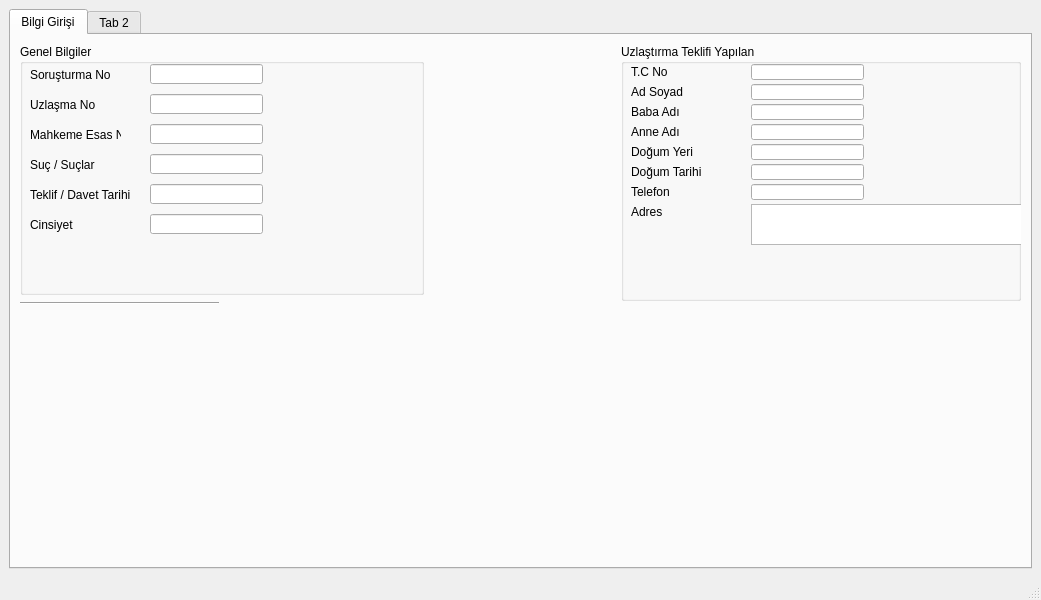
<?xml version="1.0" encoding="UTF-8"?>
<ui version="4.0">
 <class>MainWindow</class>
 <widget class="QMainWindow" name="MainWindow">
  <property name="geometry">
   <rect>
    <x>0</x>
    <y>0</y>
    <width>1041</width>
    <height>600</height>
   </rect>
  </property>
  <property name="windowTitle">
   <string>MainWindow</string>
  </property>
  <widget class="QWidget" name="centralwidget">
   <layout class="QGridLayout" name="gridLayout">
    <item row="0" column="0">
     <widget class="QTabWidget" name="tabWidget">
      <widget class="QWidget" name="tab">
       <attribute name="title">
        <string>Bilgi Girişi</string>
       </attribute>
       <layout class="QGridLayout" name="gridLayout_2">
        <item row="3" column="2">
         <spacer name="verticalSpacer">
          <property name="orientation">
           <enum>Qt::Vertical</enum>
          </property>
          <property name="sizeHint" stdset="0">
           <size>
            <width>20</width>
            <height>232</height>
           </size>
          </property>
         </spacer>
        </item>
        <item row="0" column="0" colspan="2">
         <widget class="QGroupBox" name="groupBox">
          <property name="minimumSize">
           <size>
            <width>300</width>
            <height>200</height>
           </size>
          </property>
          <property name="title">
           <string>Genel Bilgiler</string>
          </property>
          <widget class="QLabel" name="label_2">
           <property name="geometry">
            <rect>
             <x>10</x>
             <y>50</y>
             <width>91</width>
             <height>21</height>
            </rect>
           </property>
           <property name="text">
            <string>Uzlaşma No</string>
           </property>
          </widget>
          <widget class="QLabel" name="label">
           <property name="geometry">
            <rect>
             <x>10</x>
             <y>20</y>
             <width>91</width>
             <height>21</height>
            </rect>
           </property>
           <property name="text">
            <string>Soruşturma No</string>
           </property>
          </widget>
          <widget class="QLineEdit" name="lineEdit_3">
           <property name="geometry">
            <rect>
             <x>130</x>
             <y>80</y>
             <width>113</width>
             <height>20</height>
            </rect>
           </property>
          </widget>
          <widget class="QLabel" name="label_4">
           <property name="geometry">
            <rect>
             <x>10</x>
             <y>110</y>
             <width>91</width>
             <height>21</height>
            </rect>
           </property>
           <property name="text">
            <string>Suç / Suçlar</string>
           </property>
          </widget>
          <widget class="QLineEdit" name="lineEdit_5">
           <property name="geometry">
            <rect>
             <x>130</x>
             <y>140</y>
             <width>113</width>
             <height>20</height>
            </rect>
           </property>
          </widget>
          <widget class="QLabel" name="label_6">
           <property name="geometry">
            <rect>
             <x>10</x>
             <y>170</y>
             <width>111</width>
             <height>21</height>
            </rect>
           </property>
           <property name="text">
            <string>Cinsiyet</string>
           </property>
          </widget>
          <widget class="QLineEdit" name="lineEdit_2">
           <property name="geometry">
            <rect>
             <x>130</x>
             <y>50</y>
             <width>113</width>
             <height>20</height>
            </rect>
           </property>
          </widget>
          <widget class="QLabel" name="label_5">
           <property name="geometry">
            <rect>
             <x>10</x>
             <y>140</y>
             <width>111</width>
             <height>21</height>
            </rect>
           </property>
           <property name="text">
            <string>Teklif / Davet Tarihi</string>
           </property>
          </widget>
          <widget class="QLineEdit" name="lineEdit_6">
           <property name="geometry">
            <rect>
             <x>130</x>
             <y>170</y>
             <width>113</width>
             <height>20</height>
            </rect>
           </property>
          </widget>
          <widget class="QLineEdit" name="lineEdit">
           <property name="geometry">
            <rect>
             <x>130</x>
             <y>20</y>
             <width>113</width>
             <height>20</height>
            </rect>
           </property>
          </widget>
          <widget class="QLabel" name="label_3">
           <property name="geometry">
            <rect>
             <x>10</x>
             <y>80</y>
             <width>91</width>
             <height>21</height>
            </rect>
           </property>
           <property name="text">
            <string>Mahkeme Esas No</string>
           </property>
          </widget>
          <widget class="QLineEdit" name="lineEdit_4">
           <property name="geometry">
            <rect>
             <x>130</x>
             <y>110</y>
             <width>113</width>
             <height>20</height>
            </rect>
           </property>
          </widget>
         </widget>
        </item>
        <item row="0" column="3" rowspan="2">
         <widget class="QGroupBox" name="groupBox_2">
          <property name="minimumSize">
           <size>
            <width>400</width>
            <height>250</height>
           </size>
          </property>
          <property name="title">
           <string>Uzlaştırma Teklifi Yapılan</string>
          </property>
          <widget class="QLabel" name="label_7">
           <property name="geometry">
            <rect>
             <x>10</x>
             <y>20</y>
             <width>111</width>
             <height>16</height>
            </rect>
           </property>
           <property name="text">
            <string>T.C No</string>
           </property>
          </widget>
          <widget class="QLineEdit" name="lineEdit_7">
           <property name="geometry">
            <rect>
             <x>130</x>
             <y>20</y>
             <width>113</width>
             <height>16</height>
            </rect>
           </property>
          </widget>
          <widget class="QLabel" name="label_8">
           <property name="geometry">
            <rect>
             <x>10</x>
             <y>40</y>
             <width>111</width>
             <height>16</height>
            </rect>
           </property>
           <property name="text">
            <string>Ad Soyad</string>
           </property>
          </widget>
          <widget class="QLineEdit" name="lineEdit_8">
           <property name="geometry">
            <rect>
             <x>130</x>
             <y>40</y>
             <width>113</width>
             <height>16</height>
            </rect>
           </property>
          </widget>
          <widget class="QLabel" name="label_9">
           <property name="geometry">
            <rect>
             <x>10</x>
             <y>60</y>
             <width>111</width>
             <height>16</height>
            </rect>
           </property>
           <property name="text">
            <string>Baba Adı</string>
           </property>
          </widget>
          <widget class="QLineEdit" name="lineEdit_9">
           <property name="geometry">
            <rect>
             <x>130</x>
             <y>60</y>
             <width>113</width>
             <height>16</height>
            </rect>
           </property>
          </widget>
          <widget class="QLabel" name="label_10">
           <property name="geometry">
            <rect>
             <x>10</x>
             <y>80</y>
             <width>111</width>
             <height>16</height>
            </rect>
           </property>
           <property name="text">
            <string>Anne Adı</string>
           </property>
          </widget>
          <widget class="QLineEdit" name="lineEdit_10">
           <property name="geometry">
            <rect>
             <x>130</x>
             <y>80</y>
             <width>113</width>
             <height>16</height>
            </rect>
           </property>
          </widget>
          <widget class="QLabel" name="label_11">
           <property name="geometry">
            <rect>
             <x>10</x>
             <y>100</y>
             <width>111</width>
             <height>16</height>
            </rect>
           </property>
           <property name="text">
            <string>Doğum Yeri</string>
           </property>
          </widget>
          <widget class="QLineEdit" name="lineEdit_11">
           <property name="geometry">
            <rect>
             <x>130</x>
             <y>100</y>
             <width>113</width>
             <height>16</height>
            </rect>
           </property>
          </widget>
          <widget class="QLabel" name="label_12">
           <property name="geometry">
            <rect>
             <x>10</x>
             <y>120</y>
             <width>111</width>
             <height>16</height>
            </rect>
           </property>
           <property name="text">
            <string>Doğum Tarihi</string>
           </property>
          </widget>
          <widget class="QLineEdit" name="lineEdit_12">
           <property name="geometry">
            <rect>
             <x>130</x>
             <y>120</y>
             <width>113</width>
             <height>16</height>
            </rect>
           </property>
          </widget>
          <widget class="QLabel" name="label_13">
           <property name="geometry">
            <rect>
             <x>10</x>
             <y>140</y>
             <width>111</width>
             <height>16</height>
            </rect>
           </property>
           <property name="text">
            <string>Telefon</string>
           </property>
          </widget>
          <widget class="QLineEdit" name="lineEdit_13">
           <property name="geometry">
            <rect>
             <x>130</x>
             <y>140</y>
             <width>113</width>
             <height>16</height>
            </rect>
           </property>
          </widget>
          <widget class="QLabel" name="label_14">
           <property name="geometry">
            <rect>
             <x>10</x>
             <y>160</y>
             <width>111</width>
             <height>16</height>
            </rect>
           </property>
           <property name="text">
            <string>Adres</string>
           </property>
          </widget>
          <widget class="QTextEdit" name="textEdit">
           <property name="geometry">
            <rect>
             <x>130</x>
             <y>160</y>
             <width>311</width>
             <height>41</height>
            </rect>
           </property>
          </widget>
         </widget>
        </item>
        <item row="0" column="2">
         <spacer name="verticalSpacer_2">
          <property name="orientation">
           <enum>Qt::Vertical</enum>
          </property>
          <property name="sizeHint" stdset="0">
           <size>
            <width>191</width>
            <height>130</height>
           </size>
          </property>
         </spacer>
        </item>
        <item row="1" column="0" rowspan="2">
         <widget class="Line" name="line">
          <property name="orientation">
           <enum>Qt::Horizontal</enum>
          </property>
         </widget>
        </item>
       </layout>
      </widget>
      <widget class="QWidget" name="tab_2">
       <attribute name="title">
        <string>Tab 2</string>
       </attribute>
      </widget>
     </widget>
    </item>
   </layout>
  </widget>
  <widget class="QMenuBar" name="menubar">
   <property name="geometry">
    <rect>
     <x>0</x>
     <y>0</y>
     <width>1041</width>
     <height>21</height>
    </rect>
   </property>
  </widget>
  <widget class="QStatusBar" name="statusbar"/>
 </widget>
 <resources/>
 <connections/>
</ui>
